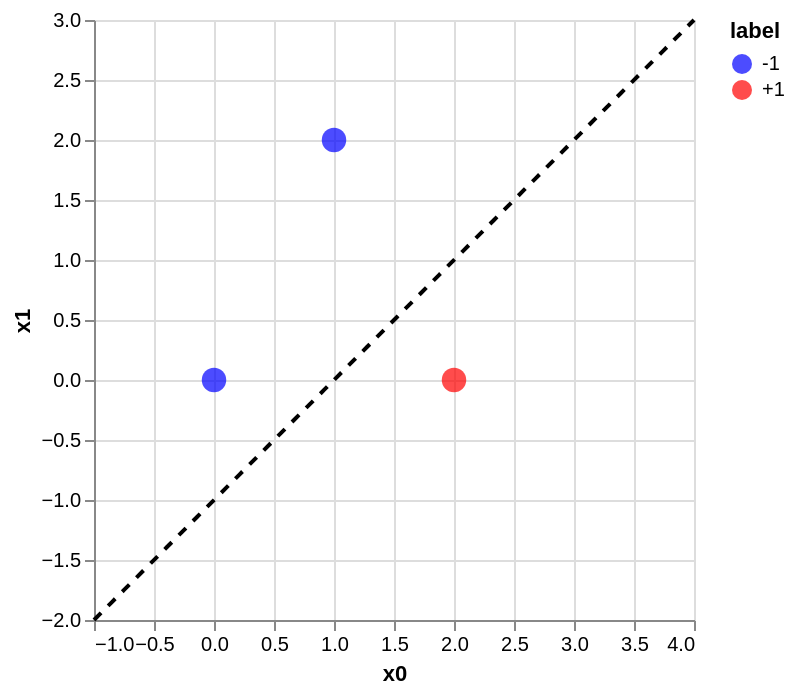

The notebook cell saved with this chart:
### Code cell
import numpy as np
import altair as alt
import pandas as pd
# Training data from the lecture
points = pd.DataFrame({
    'x0': [1, 2, 0],
    'x1': [2, 0, 0],
    'label': ['-1', '+1', '-1']
})
# Decision boundary: w · x + b = 0
# w = [1, -1], b = -1 → x0 - x1 - 1 = 0 → x1 = x0 - 1
boundary_x = np.linspace(-1, 4, 100)
boundary_y = boundary_x - 1
boundary = pd.DataFrame({'x0': boundary_x, 'x1': boundary_y})
# Scatter plot of example points
scatter = alt.Chart(points).mark_circle(size=150).encode(
    x='x0:Q',
    y='x1:Q',
    color=alt.Color('label:N', scale=alt.Scale(domain=['-1', '+1'], range=['blue', 'red']))
)
# Decision boundary line
line = alt.Chart(boundary).mark_line(color='black', strokeDash=[5, 5]).encode(
    x='x0:Q',
    y='x1:Q'
)
scatter + line

### Figure 1 — Vega-Lite specification as saved in the notebook (floating-point values rounded to 4 significant figures)
{"config": {"view": {"continuousWidth": 300, "continuousHeight": 300}}, "layer": [{"data": {"name": "data-40d6f0e2123b919c9080d81ef39c3921"}, "mark": {"type": "circle", "size": 150}, "encoding": {"color": {"field": "label", "scale": {"domain": ["-1", "+1"], "range": ["blue", "red"]}, "type": "nominal"}, "x": {"field": "x0", "type": "quantitative"}, "y": {"field": "x1", "type": "quantitative"}}}, {"data": {"name": "data-71dd09d33e413bde37f3cf7c154d403f"}, "mark": {"type": "line", "color": "black", "strokeDash": [5, 5]}, "encoding": {"x": {"field": "x0", "type": "quantitative"}, "y": {"field": "x1", "type": "quantitative"}}}], "$schema": "https://vega.github.io/schema/vega-lite/v6.1.0.json", "datasets": {"data-40d6f0e2123b919c9080d81ef39c3921": [{"x0": 1, "x1": 2, "label": "-1"}, {"x0": 2, "x1": 0, "label": "+1"}, {"x0": 0, "x1": 0, "label": "-1"}], "data-71dd09d33e413bde37f3cf7c154d403f": [{"x0": -1.0, "x1": -2.0}, {"x0": -0.9495, "x1": -1.949}, {"x0": -0.899, "x1": -1.899}, {"x0": -0.8485, "x1": -1.848}, {"x0": -0.798, "x1": -1.798}, {"x0": -0.7475, "x1": -1.747}, {"x0": -0.697, "x1": -1.697}, {"x0": -0.6465, "x1": -1.646}, {"x0": -0.596, "x1": -1.596}, {"x0": -0.5455, "x1": -1.545}, {"x0": -0.4949, "x1": -1.495}, {"x0": -0.4444, "x1": -1.444}, {"x0": -0.3939, "x1": -1.394}, {"x0": -0.3434, "x1": -1.343}, {"x0": -0.2929, "x1": -1.293}, {"x0": -0.2424, "x1": -1.242}, {"x0": -0.1919, "x1": -1.192}, {"x0": -0.1414, "x1": -1.141}, {"x0": -0.09091, "x1": -1.091}, {"x0": -0.0404, "x1": -1.04}, {"x0": 0.0101, "x1": -0.9899}, {"x0": 0.06061, "x1": -0.9394}, {"x0": 0.1111, "x1": -0.8889}, {"x0": 0.1616, "x1": -0.8384}, {"x0": 0.2121, "x1": -0.7879}, {"x0": 0.2626, "x1": -0.7374}, {"x0": 0.3131, "x1": -0.6869}, {"x0": 0.3636, "x1": -0.6364}, {"x0": 0.4141, "x1": -0.5859}, {"x0": 0.4646, "x1": -0.5354}, {"x0": 0.5152, "x1": -0.4848}, {"x0": 0.5657, "x1": -0.4343}, {"x0": 0.6162, "x1": -0.3838}, {"x0": 0.6667, "x1": -0.3333}, {"x0": 0.7172, "x1": -0.2828}, {"x0": 0.7677, "x1": -0.2323}, {"x0": 0.8182, "x1": -0.1818}, {"x0": 0.8687, "x1": -0.1313}, {"x0": 0.9192, "x1": -0.08081}, {"x0": 0.9697, "x1": -0.0303}, {"x0": 1.02, "x1": 0.0202}, {"x0": 1.071, "x1": 0.07071}, {"x0": 1.121, "x1": 0.1212}, {"x0": 1.172, "x1": 0.1717}, {"x0": 1.222, "x1": 0.2222}, {"x0": 1.273, "x1": 0.2727}, {"x0": 1.323, "x1": 0.3232}, {"x0": 1.374, "x1": 0.3737}, {"x0": 1.424, "x1": 0.4242}, {"x0": 1.475, "x1": 0.4747}, {"x0": 1.525, "x1": 0.5253}, {"x0": 1.576, "x1": 0.5758}, {"x0": 1.626, "x1": 0.6263}, {"x0": 1.677, "x1": 0.6768}, {"x0": 1.727, "x1": 0.7273}, {"x0": 1.778, "x1": 0.7778}, {"x0": 1.828, "x1": 0.8283}, {"x0": 1.879, "x1": 0.8788}, {"x0": 1.929, "x1": 0.9293}, {"x0": 1.98, "x1": 0.9798}, {"x0": 2.03, "x1": 1.03}, {"x0": 2.081, "x1": 1.081}, {"x0": 2.131, "x1": 1.131}, {"x0": 2.182, "x1": 1.182}, {"x0": 2.232, "x1": 1.232}, {"x0": 2.283, "x1": 1.283}, {"x0": 2.333, "x1": 1.333}, {"x0": 2.384, "x1": 1.384}, {"x0": 2.434, "x1": 1.434}, {"x0": 2.485, "x1": 1.485}, {"x0": 2.535, "x1": 1.535}, {"x0": 2.586, "x1": 1.586}, {"x0": 2.636, "x1": 1.636}, {"x0": 2.687, "x1": 1.687}, {"x0": 2.737, "x1": 1.737}, {"x0": 2.788, "x1": 1.788}, {"x0": 2.838, "x1": 1.838}, {"x0": 2.889, "x1": 1.889}, {"x0": 2.939, "x1": 1.939}, {"x0": 2.99, "x1": 1.99}, {"x0": 3.04, "x1": 2.04}, {"x0": 3.091, "x1": 2.091}, {"x0": 3.141, "x1": 2.141}, {"x0": 3.192, "x1": 2.192}, {"x0": 3.242, "x1": 2.242}, {"x0": 3.293, "x1": 2.293}, {"x0": 3.343, "x1": 2.343}, {"x0": 3.394, "x1": 2.394}, {"x0": 3.444, "x1": 2.444}, {"x0": 3.495, "x1": 2.495}, {"x0": 3.545, "x1": 2.545}, {"x0": 3.596, "x1": 2.596}, {"x0": 3.646, "x1": 2.646}, {"x0": 3.697, "x1": 2.697}, {"x0": 3.747, "x1": 2.747}, {"x0": 3.798, "x1": 2.798}, {"x0": 3.848, "x1": 2.848}, {"x0": 3.899, "x1": 2.899}, {"x0": 3.949, "x1": 2.949}, {"x0": 4.0, "x1": 3.0}]}}
